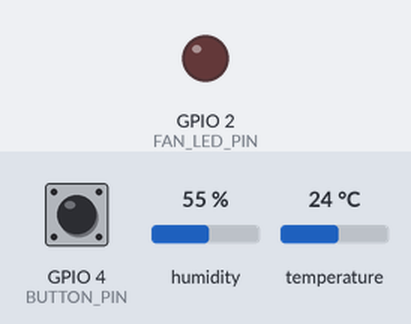
Recording of a sketch running on a simulated ESP32. On the bench: output pins drawn as LEDs (lit = HIGH). Inputs (shaded band) come from the test bench; at power-on: GPIO 4 (BUTTON_PIN) HIGH, humidity 55 %, temperature 24 °C. WiFi joins after 1.5 s; servers stay silent unless stated; what the sketch prints to the serial monitor is not drawn.

Above: at 2.7 s.
2.8 s: GPIO 4 (BUTTON_PIN) pulled LOW for 0.15 s
At 4.0 s:
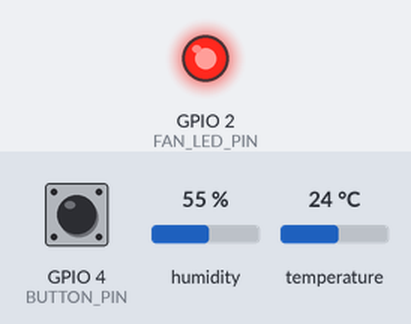
4.4 s: GPIO 4 (BUTTON_PIN) pulled LOW for 1 s
At 5.4 s:
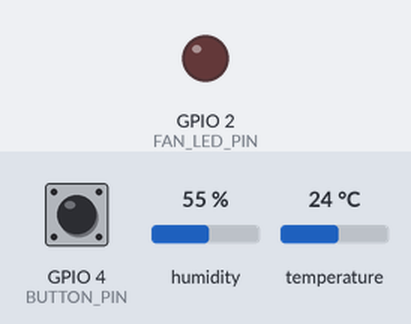
6.9 s: GPIO 4 (BUTTON_PIN) pulled LOW for 3.2 s
At 7.3 s:
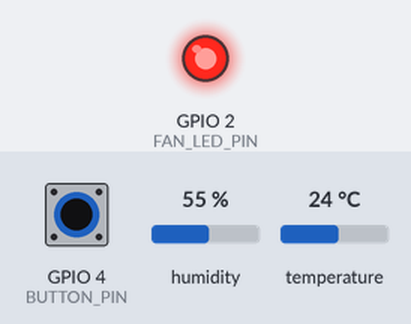
Timing chart, 0 to 9.9 s (numbered marks = the images above; inputs shaded):
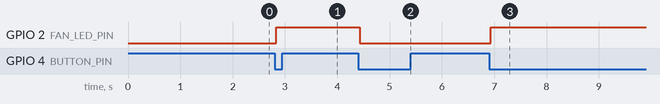

Measured:
- after the input at 2.8 s, GPIO 2 (FAN_LED_PIN): LOW → HIGH at once
- after the input at 4.4 s, GPIO 2 (FAN_LED_PIN): HIGH → LOW at once
- after the input at 6.9 s, GPIO 2 (FAN_LED_PIN): LOW → HIGH at once

The sketch:

sketch.ino
```cpp
#include <DHTesp.h>
#include <WiFi.h>

// Pin Definitions
const int DHT_PIN = 15;      // DHT22 Data pin connected to GPIO 15
const int BUTTON_PIN = 4;    // Emergency Override Button connected to GPIO 4
const int FAN_LED_PIN = 2;   // Cooling Fan LED connected to GPIO 2

DHTesp dht;

// Timing variables for non-blocking sensor reading & Wi-Fi publishing
unsigned long previousMillis = 0;
const long interval = 2000; // Every 2 seconds

// Fan state variables
bool fanManualOverride = false;
bool lastButtonState = HIGH;
unsigned long lastDebounceTime = 0;
const unsigned long debounceDelay = 30; // 30ms debounce for zero noticeable lag

void setup() {
  Serial.begin(115200);

  // Initialize Pins
  pinMode(BUTTON_PIN, INPUT_PULLUP); // Button with internal pull-up (Pressed = LOW)
  pinMode(FAN_LED_PIN, OUTPUT);
  digitalWrite(FAN_LED_PIN, LOW);    // Fan starts OFF

  // Initialize DHT22 Sensor
  dht.setup(DHT_PIN, DHTesp::DHT22);

  // Connect to Wi-Fi (Wokwi-GUEST)
  WiFi.begin("Wokwi-GUEST", "", 6);
  Serial.print("Connecting to Wi-Fi");

  unsigned long startAttemptTime = millis();
  while (WiFi.status() != WL_CONNECTED && millis() - startAttemptTime < 5000) {
    delay(500);
    Serial.print(".");
  }
  if (WiFi.status() == WL_CONNECTED) {
    Serial.println("\nWi-Fi Connected!");
  } else {
    Serial.println("\nWi-Fi Connection Failed, continuing offline loop...");
  }
}

void loop() {
  // --- 1. INSTANT BUTTON OVERRIDE (Zero Lag < 50ms) ---
  int reading = digitalRead(BUTTON_PIN);

  if (reading != lastButtonState) {
    lastDebounceTime = millis();
  }

  if ((millis() - lastDebounceTime) > debounceDelay) {
    static int committedButtonState = HIGH;
    if (reading != committedButtonState) {
      committedButtonState = reading;

      if (committedButtonState == LOW) { // Button pressed
        fanManualOverride = !fanManualOverride; // Toggle fan state
        digitalWrite(FAN_LED_PIN, fanManualOverride ? HIGH : LOW);

        Serial.print("Emergency Override! Fan Status: ");
        Serial.println(fanManualOverride ? "ON" : "OFF");
      }
    }
  }
  lastButtonState = reading;

  // --- 2. PERIODIC SENSOR READING & WI-FI PUBLISHING (Every 2 seconds) ---
  unsigned long currentMillis = millis();
  if (currentMillis - previousMillis >= interval) {
    previousMillis = currentMillis;

    // Read Temperature and Humidity from DHT22
    TempAndHumidity data = dht.getTempAndHumidity();

    if (dht.getStatus() != 0) {
      Serial.println("Failed to read from DHT sensor!");
      return;
    }

    Serial.print("Temp: ");
    Serial.print(data.temperature, 1);
    Serial.print("°C | Humidity: ");
    Serial.print(data.humidity, 1);
    Serial.print("% | Wi-Fi Status: ");

    if (WiFi.status() == WL_CONNECTED) {
      Serial.println("CONNECTED (Publishing data...)");
    } else {
      Serial.println("DISCONNECTED (Running locally)");
      WiFi.begin("Wokwi-GUEST", "", 6);
    }
  }
}
```
